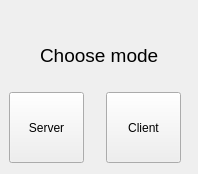
<?xml version="1.0" encoding="UTF-8"?>
<ui version="4.0">
 <class>GameWindow</class>
 <widget class="QMainWindow" name="GameWindow">
  <property name="geometry">
   <rect>
    <x>0</x>
    <y>0</y>
    <width>198</width>
    <height>174</height>
   </rect>
  </property>
  <property name="sizePolicy">
   <sizepolicy hsizetype="Fixed" vsizetype="Fixed">
    <horstretch>0</horstretch>
    <verstretch>0</verstretch>
   </sizepolicy>
  </property>
  <property name="minimumSize">
   <size>
    <width>198</width>
    <height>174</height>
   </size>
  </property>
  <property name="maximumSize">
   <size>
    <width>198</width>
    <height>174</height>
   </size>
  </property>
  <property name="baseSize">
   <size>
    <width>198</width>
    <height>174</height>
   </size>
  </property>
  <property name="windowTitle">
   <string>GameWindow</string>
  </property>
  <widget class="QWidget" name="centralWidget">
   <property name="sizePolicy">
    <sizepolicy hsizetype="Preferred" vsizetype="Preferred">
     <horstretch>0</horstretch>
     <verstretch>0</verstretch>
    </sizepolicy>
   </property>
   <widget class="QPushButton" name="pushButton_2">
    <property name="geometry">
     <rect>
      <x>106</x>
      <y>92</y>
      <width>75</width>
      <height>71</height>
     </rect>
    </property>
    <property name="sizePolicy">
     <sizepolicy hsizetype="Minimum" vsizetype="Fixed">
      <horstretch>0</horstretch>
      <verstretch>0</verstretch>
     </sizepolicy>
    </property>
    <property name="text">
     <string>Client</string>
    </property>
   </widget>
   <widget class="QPushButton" name="pushButton">
    <property name="geometry">
     <rect>
      <x>9</x>
      <y>92</y>
      <width>75</width>
      <height>71</height>
     </rect>
    </property>
    <property name="text">
     <string>Server</string>
    </property>
   </widget>
   <widget class="QLabel" name="label">
    <property name="geometry">
     <rect>
      <x>40</x>
      <y>40</y>
      <width>121</width>
      <height>31</height>
     </rect>
    </property>
    <property name="font">
     <font>
      <pointsize>14</pointsize>
     </font>
    </property>
    <property name="text">
     <string>Choose mode</string>
    </property>
   </widget>
  </widget>
 </widget>
 <layoutdefault spacing="6" margin="11"/>
 <resources/>
 <connections/>
</ui>
